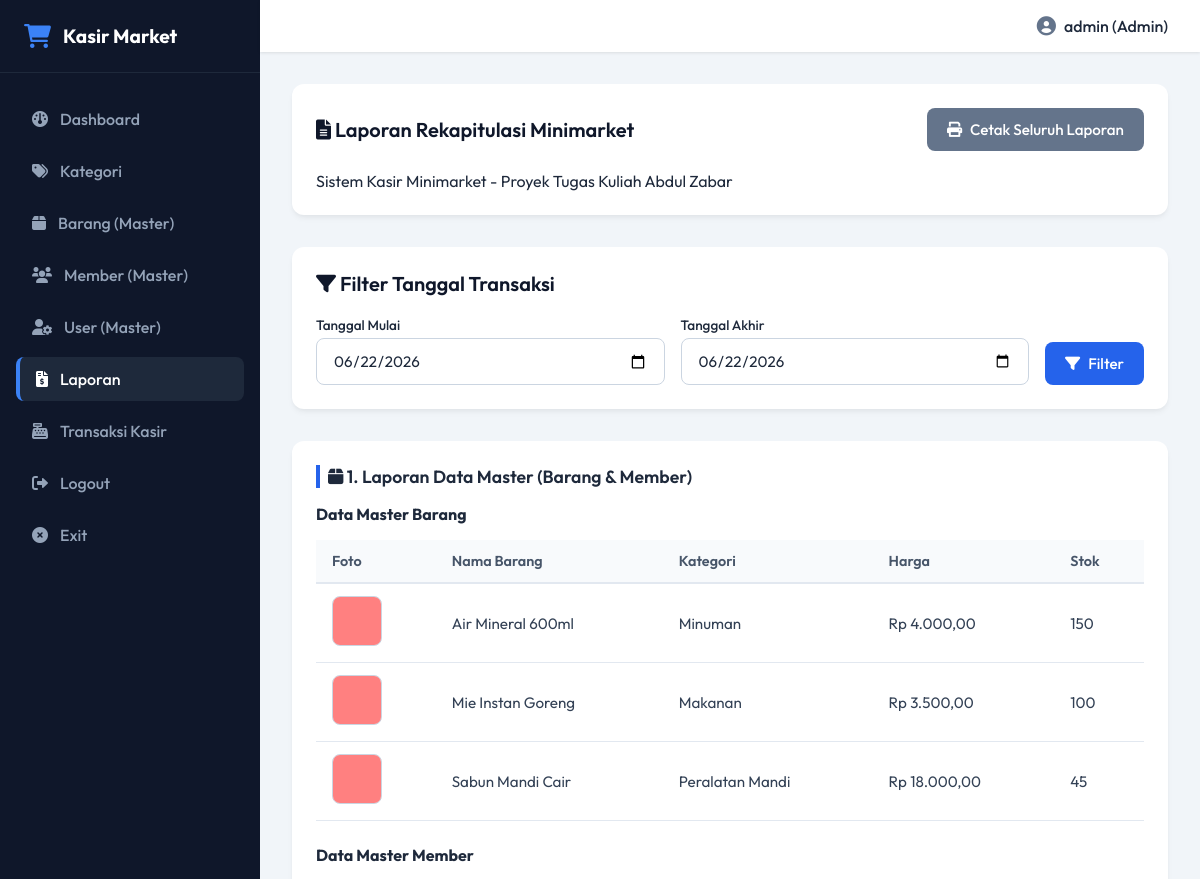
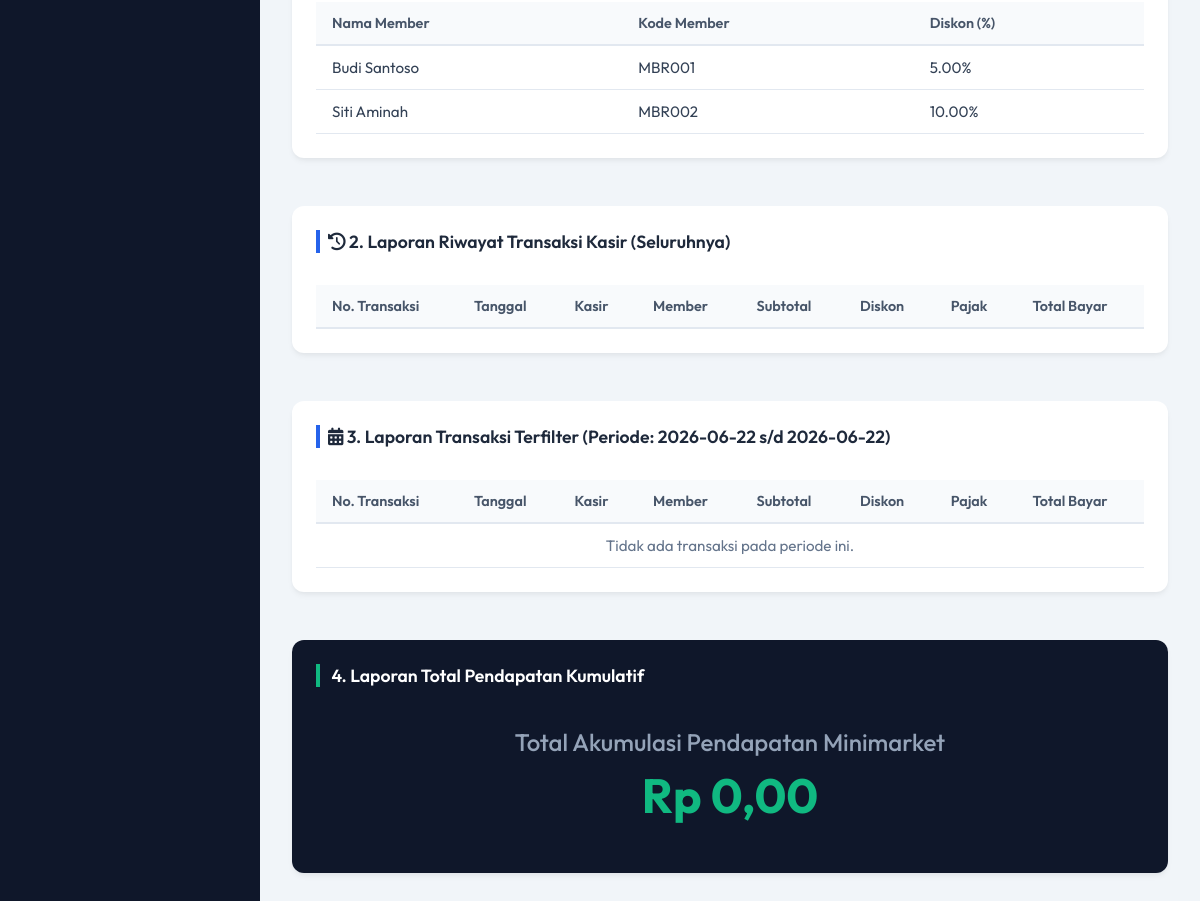
The page /index.php?page=laporan (signed in) on the database its author committed (2 pictures, top to bottom).
### tables this page shows
CREATE TABLE IF NOT EXISTS barang (
    id_barang INT AUTO_INCREMENT PRIMARY KEY,
    id_kategori INT NOT NULL,
    nama_barang VARCHAR(150) NOT NULL UNIQUE,
    harga DECIMAL(12,2) NOT NULL,
    stok INT NOT NULL,
    foto_barang VARCHAR(100) DEFAULT 'default.jpg',
    FOREIGN KEY (id_kategori) REFERENCES kategori(id_kategori) ON DELETE CASCADE
);

CREATE TABLE IF NOT EXISTS kategori (
    id_kategori INT AUTO_INCREMENT PRIMARY KEY,
    nama_kategori VARCHAR(100) NOT NULL UNIQUE
);

CREATE TABLE IF NOT EXISTS member (
    id_member INT AUTO_INCREMENT PRIMARY KEY,
    nama_member VARCHAR(100) NOT NULL,
    kode_member VARCHAR(50) NOT NULL UNIQUE,
    diskon_persen DECIMAL(5,2) DEFAULT 0.00
);

### controllers/Controller.php (called while the page is built, shortened)
<?php
require_once __DIR__ . '/../models/Model.php';
class Controller {
    private $model;
    public function __construct() {
        $this->model = new Model();
    }
    public function laporan() {
        $start_date = $_GET['start_date'] ?? date('Y-m-d');
        $end_date = $_GET['end_date'] ?? date('Y-m-d');
        $laporan_barang = $this->model->getReportMasterBarang();
        $laporan_member = $this->model->getReportMasterMember();
        $laporan_transaksi_filter = $this->model->getReportTransaksiFilter($start_date, $end_date);
        $total_pendapatan = $this->model->getReportTotalRevenue();
        require __DIR__ . '/../views/cetak_laporan.php';
    }
}

### models/Model.php (called while the page is built, shortened)
<?php
require_once __DIR__ . '/../config/database.php';
class Model {
    protected $db;
    public function __construct() {
        $database = new Database();
        $this->db = $database->getConnection();
    }
    public function getReportMasterBarang() {
        $sql = "SELECT barang.*, kategori.nama_kategori FROM barang JOIN kategori ON barang.id_kategori = kategori.id_kategori ORDER BY barang.nama_barang ASC";
        $stmt = $this->db->prepare($sql);
        $stmt->execute();
        return $stmt->fetchAll();
    }
    public function getReportMasterMember() {
        $sql = "SELECT * FROM member ORDER BY nama_member ASC";
        $stmt = $this->db->prepare($sql);
        $stmt->execute();
        return $stmt->fetchAll();
    }
    public function getReportTotalRevenue() {
        $sql = "SELECT SUM(total_bayar) as total_pendapatan FROM transaksi";
        $stmt = $this->db->prepare($sql);
        $stmt->execute();
        $res = $stmt->fetch();
        return $res['total_pendapatan'] ?? 0;
    }
}

### config/database.php (called while the page is built, shortened)
<?php
class Database {
    private $host = '127.0.0.1';
    private $port = '3306';
    private $db = 'db_minimarket';
    private $user = 'root';
    private $pass = '';
    public function getConnection() {
        $this->conn = null;
        try {
            $this->conn = new PDO("mysql:host=" . $this->host . ";port=" . $this->port, $this->user, $this->pass);
            $this->conn->setAttribute(PDO::ATTR_ERRMODE, PDO::ERRMODE_EXCEPTION);
            $this->conn->exec("CREATE DATABASE IF NOT EXISTS " . $this->db);
            $this->conn->exec("USE " . $this->db);
            $this->conn->setAttribute(PDO::ATTR_DEFAULT_FETCH_MODE, PDO::FETCH_ASSOC);
            $stmt = $this->conn->query("SHOW TABLES LIKE 'user'");
        } catch(PDOException $e) {
            die("Connection error: " . $e->getMessage());
        }
        return $this->conn;
    }
}

### views/cetak_laporan.php (the view, shortened to what this page needs)
<?php require_once __DIR__ . '/layout/header.php'; ?>
<div class="card">
    <div class="card-title">
        <span><i class="fa-solid fa-file-lines"></i> Laporan Rekapitulasi Minimarket</span>
        <button class="btn btn-secondary" onclick="window.print()"><i class="fa-solid fa-print"></i> Cetak Seluruh Laporan</button>
    </div>
    <p>Sistem Kasir Minimarket - Proyek Tugas Kuliah Abdul Zabar</p>
</div>
<div class="card">
    <div class="card-title">
        <span><i class="fa-solid fa-filter"></i> Filter Tanggal Transaksi</span>
    </div>
    <form action="index.php" method="GET" style="display: flex; gap: 1rem; align-items: flex-end; flex-wrap: wrap;">
        <div style="flex-grow: 1;">
            <label for="start_date" style="display: block; font-size: 0.85rem; font-weight: 500; margin-bottom: 0.25rem;">Tanggal Mulai</label>
            <input type="date" name="start_date" id="start_date" class="form-input" value="<?php echo htmlspecialchars($start_date); ?>">
        </div>
        <div style="flex-grow: 1;">
            <label for="end_date" style="display: block; font-size: 0.85rem; font-weight: 500; margin-bottom: 0.25rem;">Tanggal Akhir</label>
            <input type="date" name="end_date" id="end_date" class="form-input" value="<?php echo htmlspecialchars($end_date); ?>">
        </div>
        <button type="submit" class="btn btn-primary"><i class="fa-solid fa-filter"></i> Filter</button>
    </form>
</div>
<div class="report-section card">
    <div class="report-title">
        <i class="fa-solid fa-box"></i> 1. Laporan Data Master (Barang & Member)
    </div>
    <h4 style="margin-top: 1rem;">Data Master Barang</h4>
    <div class="table-responsive" style="margin-bottom: 1.5rem;">
        <table>
            <thead>
                <tr>
                    <th>Foto</th>
                    <th>Nama Barang</th>
                    <th>Kategori</th>
                    <th>Harga</th>
                    <th>Stok</th>
                </tr>
            </thead>
            <tbody>
                <?php foreach ($laporan_barang as $row): ?>
                    <tr>
                        <td><img src="assets/images/<?php echo $row['foto_barang']; ?>" class="product-img" alt="Foto"></td>
                        <td><?php echo htmlspecialchars($row['nama_barang']); ?></td>
                        <td><?php echo htmlspecialchars($row['nama_kategori']); ?></td>
                        <td>Rp <?php echo number_format($row['harga'], 2, ',', '.'); ?></td>
                        <td><?php echo htmlspecialchars($row['stok']); ?></td>
                    </tr>
                <?php endforeach; ?>
            </tbody>
        </table>
    </div>
    <h4>Data Master Member</h4>
    <div class="table-responsive">
        <table>
            <thead>
                <tr>
                    <th>Nama Member</th>
                    <th>Kode Member</th>
                    <th>Diskon (%)</th>
                </tr>
            </thead>
            <tbody>
                <?php foreach ($laporan_member as $row): ?>
                    <tr>
                        <td><?php echo htmlspecialchars($row['nama_member']); ?></td>
                        <td><code><?php echo htmlspecialchars($row['kode_member']); ?></code></td>
                        <td><?php echo htmlspecialchars($row['diskon_persen']); ?>%</td>
                    </tr>
                <?php endforeach; ?>
            </tbody>
        </table>
    </div>
</div>
<div class="report-section card">
    <div class="report-title">
        <i class="fa-solid fa-clock-rotate-left"></i> 2. Laporan Riwayat Transaksi Kasir (Seluruhnya)
    </div>
    <div class="table-responsive">
        <table>
            <thead>
                <tr>
                    <th>No. Transaksi</th>
                    <th>Tanggal</th>
                    <th>Kasir</th>
                    <th>Member</th>
                    <th>Subtotal</th>
                    <th>Diskon</th>
                    <th>Pajak</th>
                    <th>Total Bayar</th>
                </tr>
            </thead>
        </table>
    </div>
</div>
<div class="report-section card">
    <div class="report-title">
        <i class="fa-solid fa-calendar-days"></i> 3. Laporan Transaksi Terfilter (Periode: <?php echo htmlspecialchars($start_date); ?> s/d <?php echo htmlspecialchars($end_date); ?>)
    </div>
    <div class="table-responsive">
        <table>
            <thead>
                <tr>
                    <th>No. Transaksi</th>
                    <th>Tanggal</th>
                    <th>Kasir</th>
                    <th>Member</th>
                    <th>Subtotal</th>
                    <th>Diskon</th>
                    <th>Pajak</th>
                    <th>Total Bayar</th>
                </tr>
            </thead>
            <tbody>
                <?php if (empty($laporan_transaksi_filter)): ?>
                    <tr>
                        <td colspan="8" style="text-align: center; color: #64748b;">Tidak ada transaksi pada periode ini.</td>
                    </tr>
                <?php endif; ?>
            </tbody>
        </table>
    </div>
</div>
<div class="report-section card" style="background-color: #0f172a; color: #ffffff;">
    <div class="report-title" style="color: #ffffff; border-left-color: #10b981;">
        <i class="fa-solid fa-money-bill-trend-up"></i> 4. Laporan Total Pendapatan Kumulatif
    </div>
    <div style="padding: 1.5rem 0; text-align: center;">
        <h2 style="font-size: 1.5rem; font-weight: 500; color: #94a3b8;">Total Akumulasi Pendapatan Minimarket</h2>
        <p style="font-size: 3rem; font-weight: 700; color: #10b981; margin-top: 0.5rem;">
            Rp <?php echo number_format($total_pendapatan, 2, ',', '.'); ?>
        </p>
    </div>
</div>
<?php require_once __DIR__ . '/layout/footer.php'; ?>

### assets/css/style.css (style rules this page uses)
* { margin: 0; padding: 0; box-sizing: border-box; font-family: 'Outfit', sans-serif; }
body { background-color: #f1f5f9; color: #1e293b; min-height: 100vh; display: flex; }
.form-input { width: 100%; padding: 0.75rem 1rem; border: 1px solid #cbd5e1; border-radius: 8px; font-size: 0.95rem; background-color: #ffffff; color: #1e293b; transition: all 0.2s ease-in-out; }
.btn { display: inline-flex; align-items: center; justify-content: center; gap: 0.5rem; padding: 0.75rem 1.25rem; border-radius: 8px; font-weight: 500; font-size: 0.95rem; border: none; cursor: pointer; transition: all 0.2s; text-decoration: none; }
.btn-primary { background-color: #2563eb; color: #ffffff; }
.btn-secondary { background-color: #64748b; color: #ffffff; }
.card { background-color: #ffffff; border-radius: 12px; padding: 1.5rem; box-shadow: 0 4px 6px -1px rgba(0, 0, 0, 0.05), 0 2px 4px -1px rgba(0, 0, 0, 0.03); margin-bottom: 2rem; }
.card-title { font-size: 1.25rem; font-weight: 600; color: #0f172a; margin-bottom: 1.25rem; display: flex; align-items: center; justify-content: space-between; }
.table-responsive { width: 100%; overflow-x: auto; }
table { width: 100%; border-collapse: collapse; margin-top: 1rem; text-align: left; }
th { background-color: #f8fafc; color: #475569; font-weight: 600; padding: 0.75rem 1rem; border-bottom: 2px solid #e2e8f0; font-size: 0.9rem; }
td { padding: 0.75rem 1rem; border-bottom: 1px solid #e2e8f0; color: #334155; font-size: 0.95rem; vertical-align: middle; }
.product-img { width: 50px; height: 50px; object-fit: cover; border-radius: 8px; border: 1px solid #cbd5e1; }
.report-section { margin-bottom: 3rem; }
.report-title { font-size: 1.1rem; font-weight: 600; color: #1e293b; margin-bottom: 1rem; border-left: 4px solid #2563eb; padding-left: 0.5rem; }

### rows shown on the page
barang: foto_barang (placeholder picture), nama_barang "Air Mineral 600ml", id_kategori.nama_kategori "Minuman", harga "4.000,00", stok "150"
barang: foto_barang (placeholder picture), nama_barang "Mie Instan Goreng", id_kategori.nama_kategori "Makanan", harga "3.500,00", stok "100"
barang: foto_barang (placeholder picture), nama_barang "Sabun Mandi Cair", id_kategori.nama_kategori "Peralatan Mandi", harga "18.000,00", stok "45"
member: nama_member "Budi Santoso", kode_member "MBR001", diskon_persen "5.00"
member: nama_member "Siti Aminah", kode_member "MBR002", diskon_persen "10.00"

### other values the page prints
$_SESSION['user']['username'] "admin"
$_SESSION['user']['role'] "Admin"
$start_date "2026-06-22"
$end_date "2026-06-22"
$total_pendapatan "0,00"
